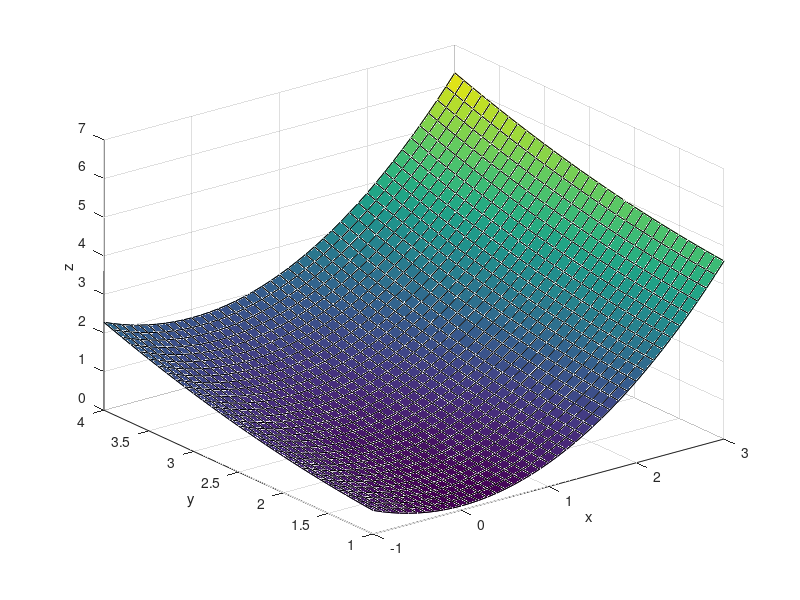
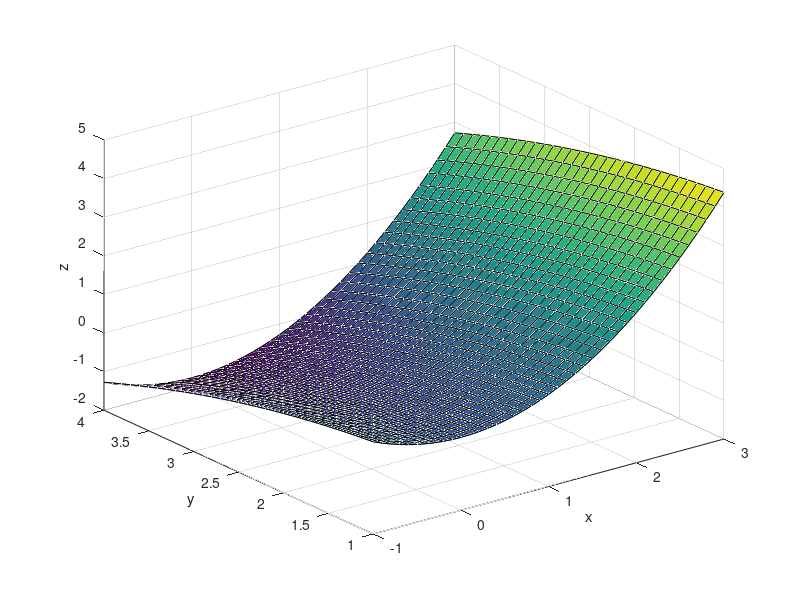
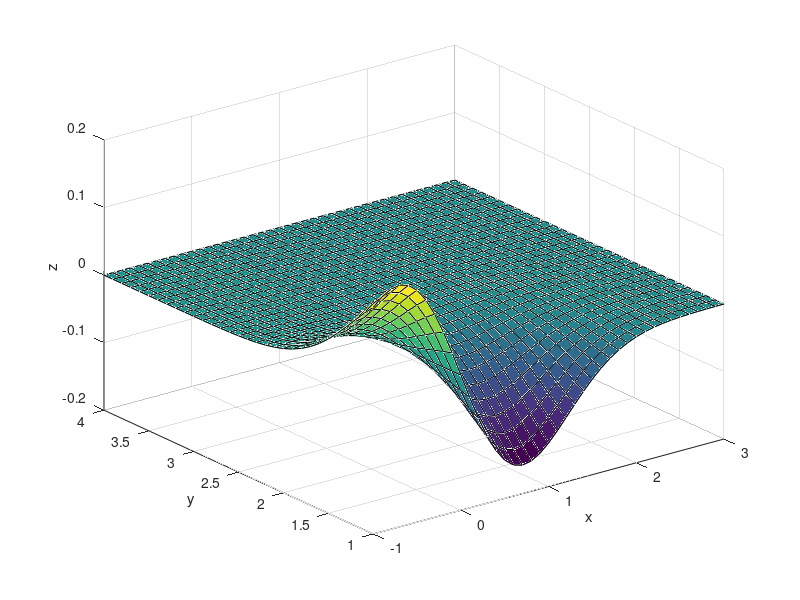

These figures' MATLAB source, in order:
%Code given in homework assignment

x = -1:0.1:3;
y = 1:0.1:4;

%Part A
[X,Y] = meshgrid(x,y);
Z = ((X.^2)/2)+((Y.^2)/9);
HW6Q6APlot = figure('Name','Question #6A'); figure(HW6Q6APlot);
mesh(X,Y,Z); hold on;
surf(X,Y,Z);
xlabel('x'); ylabel('y'); zlabel('z');

%Part B
Z = ((X.^2)/2)-((Y.^2)/9);
HW6Q6BPlot = figure('Name','Question #6B'); figure(HW6Q6BPlot);
mesh(X,Y,Z); hold on;
surf(X,Y,Z);
xlabel('x'); ylabel('y'); zlabel('z');

%Part C
Z = (-1)*(X.*Y).*exp((-1)*(X.^2)+(-1)*(Y.^2));
HW6Q6CPlot = figure('Name','Question #6C'); figure(HW6Q6CPlot);
mesh(X,Y,Z); hold on;
surf(X,Y,Z);
xlabel('x'); ylabel('y'); zlabel('z');